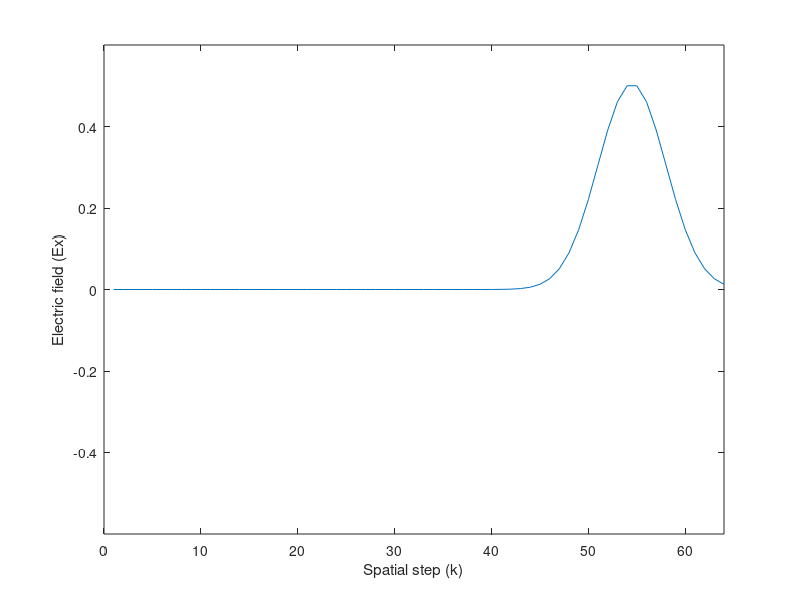

MATLAB code to generate this figure:
% Simulation parameters.
SIZE = 64; % No. of spatial steps
MaxTime = 64; % No. of time steps
PulseWidth = 20; % Controls width of Gaussian Pulse
td = PulseWidth; % Temporal delay in pulse.
imp0 = 377.0; % Impedence of free space
source = 10; % Location of source

% Constants.
c = 3e8;
pi = 3.141592654;
e0 = (1e-9)/(36*pi);
u0 = (1e-7)*4*pi;

dt = 1e-12;
dz = 3e-4;
Sc = c * dt/dz

% Initialization.
Ex = zeros ( SIZE, MaxTime ); % x-component of E-field
Hy = zeros ( SIZE, MaxTime ); % y-component of H-field
PLOT1(1) = 0; % Data for plotting.

% Outer loop for time-stepping.
tic
for q = 2:MaxTime
    % Calculation of Hy using update difference equation for Hy. This is time step q.
    Hy(1:SIZE-1,q) = Hy(1:SIZE-1,q-1) + ( ( Ex(1:SIZE-1,q-1) - Ex(2:SIZE,q-1) ) * dt/(u0*dz) );
    % ABC for H at SIZE.
    Hy(SIZE,q) = Hy(SIZE-1,q-1) + (Sc-1)/(Sc+1)*(Hy(SIZE-1,q) - Hy(SIZE,q-1) );
    
    % Calculation of Ex using updated difference equation for Ex. This is time step q+1/2.
    Ex(2:SIZE,q) = Ex(2:SIZE, q-1) + ( dt/(e0*dz)*(Hy(1:SIZE-1, q) - Hy(2:SIZE, q)) );
    % ABC for E at 1.
    Ex(1,q) = Ex(2,q-1) + (Sc-1)/(Sc+1)*(Ex(2,q) - Ex(1,q-1));
    
    % Activating a plane-wave source.
    Ex(source,q) = Ex(source,q) + exp( -1*((q-td)/(PulseWidth/4))^2 ) * Sc;
end
toc
% Simulation animation.
for i=1:MaxTime
    figure (2)
    plot ( Ex(:,i) )
    axis([0 SIZE -0.6 0.6])
    xlabel('Spatial step (k)')
    ylabel('Electric field (Ex)')
end